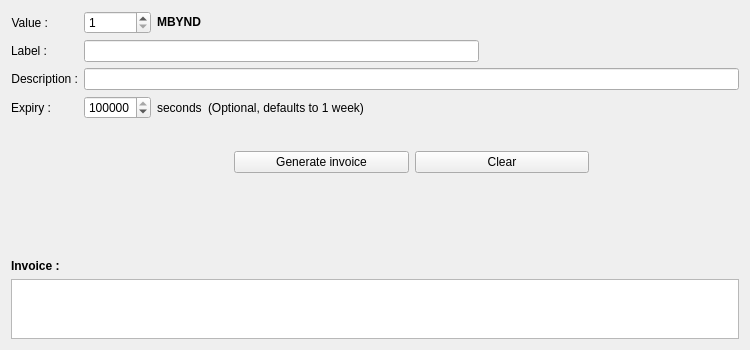
<?xml version="1.0" encoding="UTF-8"?>
<ui version="4.0">
 <class>ReceivePage</class>
 <widget class="QWidget" name="ReceivePage">
  <property name="geometry">
   <rect>
    <x>0</x>
    <y>0</y>
    <width>750</width>
    <height>350</height>
   </rect>
  </property>
  <property name="windowTitle">
   <string>Form</string>
  </property>
  <layout class="QVBoxLayout" name="verticalLayout">
   <item>
    <layout class="QVBoxLayout" name="verticalLayout_2">
     <item>
      <layout class="QFormLayout" name="formLayout">
       <item row="1" column="0">
        <widget class="QLabel" name="label">
         <property name="toolTip">
          <string>Value in millibeyondcoins of invoice to request.</string>
         </property>
         <property name="layoutDirection">
          <enum>Qt::LeftToRight</enum>
         </property>
         <property name="text">
          <string>Value :</string>
         </property>
         <property name="alignment">
          <set>Qt::AlignRight|Qt::AlignTrailing|Qt::AlignVCenter</set>
         </property>
        </widget>
       </item>
       <item row="1" column="1">
        <layout class="QHBoxLayout" name="horizontalLayout_2">
         <item>
          <widget class="QSpinBox" name="spinValue">
           <property name="toolTip">
            <string>Value in millibeyondcoins of invoice to request.</string>
           </property>
           <property name="suffix">
            <string/>
           </property>
           <property name="minimum">
            <number>1</number>
           </property>
           <property name="maximum">
            <number>1680000000</number>
           </property>
          </widget>
         </item>
         <item>
          <widget class="QLabel" name="labelUnit">
           <property name="font">
            <font>
             <weight>75</weight>
             <bold>true</bold>
            </font>
           </property>
           <property name="cursor">
            <cursorShape>IBeamCursor</cursorShape>
           </property>
           <property name="toolTip">
            <string>Your current on channels balance</string>
           </property>
           <property name="text">
            <string notr="true">MBYND</string>
           </property>
           <property name="alignment">
            <set>Qt::AlignRight|Qt::AlignTrailing|Qt::AlignVCenter</set>
           </property>
           <property name="textInteractionFlags">
            <set>Qt::LinksAccessibleByMouse|Qt::TextSelectableByKeyboard|Qt::TextSelectableByMouse</set>
           </property>
          </widget>
         </item>
         <item>
          <spacer name="horizontalSpacer">
           <property name="orientation">
            <enum>Qt::Horizontal</enum>
           </property>
           <property name="sizeHint" stdset="0">
            <size>
             <width>40</width>
             <height>20</height>
            </size>
           </property>
          </spacer>
         </item>
        </layout>
       </item>
       <item row="3" column="0">
        <widget class="QLabel" name="label_2">
         <property name="toolTip">
          <string>A unique string or number (never revealed to other nodes on the lightning network), used to query the status of this invoice.</string>
         </property>
         <property name="text">
          <string>Label :</string>
         </property>
         <property name="alignment">
          <set>Qt::AlignRight|Qt::AlignTrailing|Qt::AlignVCenter</set>
         </property>
        </widget>
       </item>
       <item row="5" column="0">
        <widget class="QLabel" name="label_3">
         <property name="toolTip">
          <string>A short description of the payment purpose, e.g. &quot;1 flat glob and 2 dogecoins&quot;.</string>
         </property>
         <property name="midLineWidth">
          <number>0</number>
         </property>
         <property name="text">
          <string>Description :</string>
         </property>
         <property name="textFormat">
          <enum>Qt::AutoText</enum>
         </property>
         <property name="alignment">
          <set>Qt::AlignRight|Qt::AlignTrailing|Qt::AlignVCenter</set>
         </property>
        </widget>
       </item>
       <item row="5" column="1">
        <widget class="QLineEdit" name="lineDescription">
         <property name="toolTip">
          <string>A short description of the payment purpose, e.g. &quot;1 flat glob and 2 dogecoins&quot;.</string>
         </property>
        </widget>
       </item>
       <item row="7" column="0">
        <widget class="QLabel" name="label_4">
         <property name="toolTip">
          <string>The time the invoice is valid for</string>
         </property>
         <property name="text">
          <string>Expiry :</string>
         </property>
         <property name="alignment">
          <set>Qt::AlignRight|Qt::AlignTrailing|Qt::AlignVCenter</set>
         </property>
        </widget>
       </item>
       <item row="7" column="1">
        <layout class="QHBoxLayout" name="horizontalLayout_3">
         <item>
          <widget class="QSpinBox" name="spinExpiry">
           <property name="toolTip">
            <string>The time the invoice is valid for.</string>
           </property>
           <property name="minimum">
            <number>1</number>
           </property>
           <property name="maximum">
            <number>999999</number>
           </property>
           <property name="value">
            <number>604800</number>
           </property>
          </widget>
         </item>
         <item>
          <widget class="QLabel" name="label_6">
           <property name="text">
            <string>seconds</string>
           </property>
          </widget>
         </item>
         <item>
          <widget class="QLabel" name="label_5">
           <property name="text">
            <string>(Optional, defaults to 1 week)</string>
           </property>
          </widget>
         </item>
         <item>
          <spacer name="horizontalSpacer_2">
           <property name="orientation">
            <enum>Qt::Horizontal</enum>
           </property>
           <property name="sizeHint" stdset="0">
            <size>
             <width>40</width>
             <height>20</height>
            </size>
           </property>
          </spacer>
         </item>
        </layout>
       </item>
       <item row="9" column="1">
        <layout class="QHBoxLayout" name="horizontalLayout_4">
         <item>
          <spacer name="horizontalSpacer_4">
           <property name="orientation">
            <enum>Qt::Horizontal</enum>
           </property>
           <property name="sizeType">
            <enum>QSizePolicy::Fixed</enum>
           </property>
           <property name="sizeHint" stdset="0">
            <size>
             <width>150</width>
             <height>20</height>
            </size>
           </property>
          </spacer>
         </item>
         <item>
          <widget class="QPushButton" name="buttonGenerate">
           <property name="text">
            <string>Generate invoice</string>
           </property>
          </widget>
         </item>
         <item>
          <widget class="QPushButton" name="buttonClear">
           <property name="text">
            <string>Clear</string>
           </property>
          </widget>
         </item>
         <item>
          <spacer name="horizontalSpacer_3">
           <property name="orientation">
            <enum>Qt::Horizontal</enum>
           </property>
           <property name="sizeType">
            <enum>QSizePolicy::Fixed</enum>
           </property>
           <property name="sizeHint" stdset="0">
            <size>
             <width>150</width>
             <height>20</height>
            </size>
           </property>
          </spacer>
         </item>
        </layout>
       </item>
       <item row="3" column="1">
        <layout class="QHBoxLayout" name="horizontalLayout">
         <item>
          <widget class="QLineEdit" name="lineLabel">
           <property name="toolTip">
            <string>A unique string or number (never revealed to other nodes on the lightning network), used to query the status of this invoice.</string>
           </property>
          </widget>
         </item>
         <item>
          <spacer name="horizontalSpacer_5">
           <property name="orientation">
            <enum>Qt::Horizontal</enum>
           </property>
           <property name="sizeType">
            <enum>QSizePolicy::Preferred</enum>
           </property>
           <property name="sizeHint" stdset="0">
            <size>
             <width>260</width>
             <height>20</height>
            </size>
           </property>
          </spacer>
         </item>
        </layout>
       </item>
       <item row="8" column="1">
        <spacer name="verticalSpacer_2">
         <property name="orientation">
          <enum>Qt::Vertical</enum>
         </property>
         <property name="sizeHint" stdset="0">
          <size>
           <width>20</width>
           <height>20</height>
          </size>
         </property>
        </spacer>
       </item>
      </layout>
     </item>
    </layout>
   </item>
   <item>
    <spacer name="verticalSpacer">
     <property name="orientation">
      <enum>Qt::Vertical</enum>
     </property>
     <property name="sizeType">
      <enum>QSizePolicy::Expanding</enum>
     </property>
     <property name="sizeHint" stdset="0">
      <size>
       <width>20</width>
       <height>40</height>
      </size>
     </property>
    </spacer>
   </item>
   <item>
    <layout class="QVBoxLayout" name="verticalLayout_3">
     <item>
      <widget class="QLabel" name="label_7">
       <property name="font">
        <font>
         <weight>75</weight>
         <bold>true</bold>
        </font>
       </property>
       <property name="text">
        <string>Invoice :</string>
       </property>
      </widget>
     </item>
     <item>
      <widget class="QTextEdit" name="textResultInvoice">
       <property name="maximumSize">
        <size>
         <width>16777215</width>
         <height>60</height>
        </size>
       </property>
       <property name="acceptRichText">
        <bool>false</bool>
       </property>
       <property name="textInteractionFlags">
        <set>Qt::TextSelectableByKeyboard|Qt::TextSelectableByMouse</set>
       </property>
      </widget>
     </item>
    </layout>
   </item>
  </layout>
 </widget>
 <tabstops>
  <tabstop>lineLabel</tabstop>
  <tabstop>lineDescription</tabstop>
  <tabstop>buttonGenerate</tabstop>
  <tabstop>buttonClear</tabstop>
  <tabstop>textResultInvoice</tabstop>
 </tabstops>
 <resources/>
 <connections/>
</ui>
